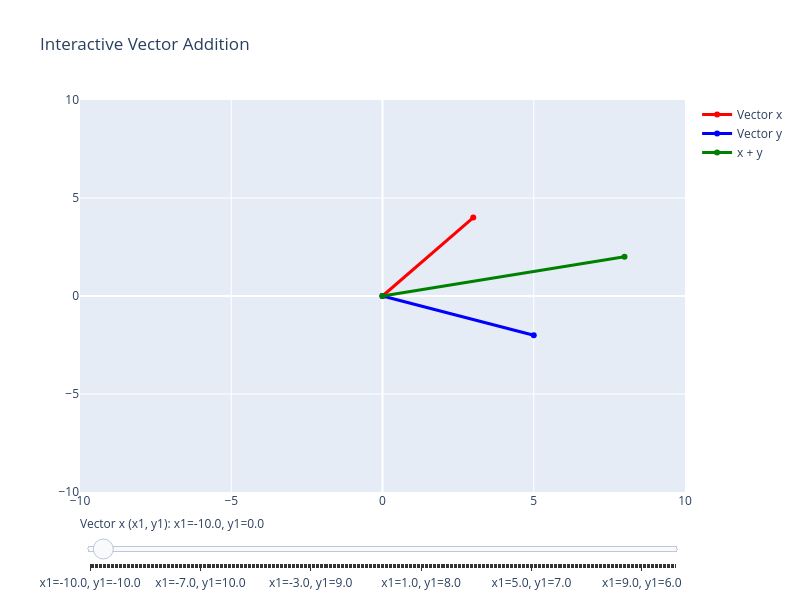

Write notebook code for a chart like this one.
### Code cell
import plotly.graph_objects as go
import numpy as np

# Function to create the interactive figure
def create_figure():
    # Initial vector components
    x1_init, y1_init = 3, 4
    x2_init, y2_init = 5, -2

    fig = go.Figure()

    # Add traces for the initial vectors
    fig.add_trace(go.Scatter(
        x=[0, x1_init],
        y=[0, y1_init],
        mode='lines+markers',
        name='Vector x',
        line=dict(color='red', width=3)
    ))

    fig.add_trace(go.Scatter(
        x=[0, x2_init],
        y=[0, y2_init],
        mode='lines+markers',
        name='Vector y',
        line=dict(color='blue', width=3)
    ))

    fig.add_trace(go.Scatter(
        x=[0, x1_init + x2_init],
        y=[0, y1_init + y2_init],
        mode='lines+markers',
        name='x + y',
        line=dict(color='green', width=3)
    ))

    # Add sliders to adjust vector components
    steps = []
    for x1 in np.linspace(-10, 10, 21):
        for y1 in np.linspace(-10, 10, 21):
            step = dict(
                method="update",
                args=[{
                    "x": [
                        [0, x1],
                        [0, x2_init],
                        [0, x1 + x2_init]
                    ],
                    "y": [
                        [0, y1],
                        [0, y2_init],
                        [0, y1 + y2_init]
                    ]
                }],
                label=f"x1={x1}, y1={y1}"
            )
            steps.append(step)

    sliders = [dict(
        active=10,
        currentvalue={"prefix": "Vector x (x1, y1): "},
        steps=steps
    )]

    fig.update_layout(
        sliders=sliders,
        title="Interactive Vector Addition",
        xaxis=dict(range=[-10, 10], zeroline=True),
        yaxis=dict(range=[-10, 10], zeroline=True),
        width=800,
        height=600
    )

    fig.show()

# Call the function
create_figure()
